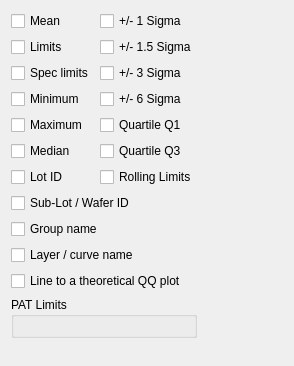
             <widget class="QWidget" name="tabMarkers">
              <attribute name="title">
               <string>Markers</string>
              </attribute>
              <layout class="QHBoxLayout" name="horizontalLayout_5">
               <item>
                <layout class="QVBoxLayout" name="verticalLayout_2">
                 <item>
                  <layout class="QGridLayout" name="gridLayout_17">
                   <item row="0" column="0">
                    <widget class="QCheckBox" name="checkBoxMean">
                     <property name="sizePolicy">
                      <sizepolicy hsizetype="Minimum" vsizetype="Preferred">
                       <horstretch>0</horstretch>
                       <verstretch>0</verstretch>
                      </sizepolicy>
                     </property>
                     <property name="minimumSize">
                      <size>
                       <width>60</width>
                       <height>18</height>
                      </size>
                     </property>
                     <property name="toolTip">
                      <string>Display/Hide Mean</string>
                     </property>
                     <property name="text">
                      <string>Mean</string>
                     </property>
                    </widget>
                   </item>
                   <item row="0" column="1">
                    <widget class="QCheckBox" name="checkBox1Sigma">
                     <property name="sizePolicy">
                      <sizepolicy hsizetype="Minimum" vsizetype="Preferred">
                       <horstretch>0</horstretch>
                       <verstretch>0</verstretch>
                      </sizepolicy>
                     </property>
                     <property name="minimumSize">
                      <size>
                       <width>60</width>
                       <height>18</height>
                      </size>
                     </property>
                     <property name="toolTip">
                      <string>Display/Hide 2 sigma space (centered on mean)</string>
                     </property>
                     <property name="text">
                      <string>+/- 1 Sigma</string>
                     </property>
                    </widget>
                   </item>
                   <item row="1" column="0">
                    <widget class="QCheckBox" name="checkBoxLimits">
                     <property name="sizePolicy">
                      <sizepolicy hsizetype="Minimum" vsizetype="Preferred">
                       <horstretch>0</horstretch>
                       <verstretch>0</verstretch>
                      </sizepolicy>
                     </property>
                     <property name="minimumSize">
                      <size>
                       <width>60</width>
                       <height>18</height>
                      </size>
                     </property>
                     <property name="toolTip">
                      <string>Display/Hide Test limits (if exist)</string>
                     </property>
                     <property name="text">
                      <string>Limits</string>
                     </property>
                    </widget>
                   </item>
                   <item row="1" column="1">
                    <widget class="QCheckBox" name="checkBox15Sigma">
                     <property name="sizePolicy">
                      <sizepolicy hsizetype="Minimum" vsizetype="Preferred">
                       <horstretch>0</horstretch>
                       <verstretch>0</verstretch>
                      </sizepolicy>
                     </property>
                     <property name="minimumSize">
                      <size>
                       <width>60</width>
                       <height>18</height>
                      </size>
                     </property>
                     <property name="toolTip">
                      <string>Display/Hide 3 sigma space (centered on mean)</string>
                     </property>
                     <property name="text">
                      <string>+/- 1.5 Sigma</string>
                     </property>
                    </widget>
                   </item>
                   <item row="2" column="0">
                    <widget class="QCheckBox" name="checkBoxSpecLimits">
                     <property name="sizePolicy">
                      <sizepolicy hsizetype="Minimum" vsizetype="Preferred">
                       <horstretch>0</horstretch>
                       <verstretch>0</verstretch>
                      </sizepolicy>
                     </property>
                     <property name="minimumSize">
                      <size>
                       <width>60</width>
                       <height>18</height>
                      </size>
                     </property>
                     <property name="toolTip">
                      <string>Display/Hide Test spec limits (if exist)</string>
                     </property>
                     <property name="text">
                      <string>Spec limits</string>
                     </property>
                    </widget>
                   </item>
                   <item row="2" column="1">
                    <widget class="QCheckBox" name="checkBox3Sigma">
                     <property name="sizePolicy">
                      <sizepolicy hsizetype="Minimum" vsizetype="Preferred">
                       <horstretch>0</horstretch>
                       <verstretch>0</verstretch>
                      </sizepolicy>
                     </property>
                     <property name="minimumSize">
                      <size>
                       <width>60</width>
                       <height>18</height>
                      </size>
                     </property>
                     <property name="toolTip">
                      <string>Display/Hide 6 sigma space (centered on mean)</string>
                     </property>
                     <property name="text">
                      <string>+/- 3 Sigma</string>
                     </property>
                    </widget>
                   </item>
                   <item row="3" column="0">
                    <widget class="QCheckBox" name="checkBoxMinimum">
                     <property name="sizePolicy">
                      <sizepolicy hsizetype="Minimum" vsizetype="Preferred">
                       <horstretch>0</horstretch>
                       <verstretch>0</verstretch>
                      </sizepolicy>
                     </property>
                     <property name="minimumSize">
                      <size>
                       <width>60</width>
                       <height>18</height>
                      </size>
                     </property>
                     <property name="toolTip">
                      <string>Display/Hide Minimum data value</string>
                     </property>
                     <property name="text">
                      <string>Minimum</string>
                     </property>
                    </widget>
                   </item>
                   <item row="3" column="1">
                    <widget class="QCheckBox" name="checkBox6Sigma">
                     <property name="sizePolicy">
                      <sizepolicy hsizetype="Minimum" vsizetype="Preferred">
                       <horstretch>0</horstretch>
                       <verstretch>0</verstretch>
                      </sizepolicy>
                     </property>
                     <property name="minimumSize">
                      <size>
                       <width>60</width>
                       <height>18</height>
                      </size>
                     </property>
                     <property name="toolTip">
                      <string>Display/Hide 12 sigma space (centered on mean)</string>
                     </property>
                     <property name="text">
                      <string>+/- 6 Sigma</string>
                     </property>
                    </widget>
                   </item>
                   <item row="4" column="0">
                    <widget class="QCheckBox" name="checkBoxMaximum">
                     <property name="sizePolicy">
                      <sizepolicy hsizetype="Minimum" vsizetype="Preferred">
                       <horstretch>0</horstretch>
                       <verstretch>0</verstretch>
                      </sizepolicy>
                     </property>
                     <property name="minimumSize">
                      <size>
                       <width>60</width>
                       <height>18</height>
                      </size>
                     </property>
                     <property name="toolTip">
                      <string>Display/Hide Maximum data value</string>
                     </property>
                     <property name="text">
                      <string>Maximum</string>
                     </property>
                    </widget>
                   </item>
                   <item row="4" column="1">
                    <widget class="QCheckBox" name="checkBoxQuartileQ1">
                     <property name="sizePolicy">
                      <sizepolicy hsizetype="Minimum" vsizetype="Preferred">
                       <horstretch>0</horstretch>
                       <verstretch>0</verstretch>
                      </sizepolicy>
                     </property>
                     <property name="minimumSize">
                      <size>
                       <width>60</width>
                       <height>18</height>
                      </size>
                     </property>
                     <property name="toolTip">
                      <string>Display/Hide 12 sigma space (centered on mean)</string>
                     </property>
                     <property name="text">
                      <string>Quartile Q1</string>
                     </property>
                    </widget>
                   </item>
                   <item row="5" column="0">
                    <widget class="QCheckBox" name="checkBoxMedian">
                     <property name="sizePolicy">
                      <sizepolicy hsizetype="Minimum" vsizetype="Preferred">
                       <horstretch>0</horstretch>
                       <verstretch>0</verstretch>
                      </sizepolicy>
                     </property>
                     <property name="minimumSize">
                      <size>
                       <width>60</width>
                       <height>18</height>
                      </size>
                     </property>
                     <property name="toolTip">
                      <string>Display/Hide Median</string>
                     </property>
                     <property name="text">
                      <string>Median</string>
                     </property>
                    </widget>
                   </item>
                   <item row="5" column="1">
                    <widget class="QCheckBox" name="checkBoxQuartileQ3">
                     <property name="sizePolicy">
                      <sizepolicy hsizetype="Minimum" vsizetype="Preferred">
                       <horstretch>0</horstretch>
                       <verstretch>0</verstretch>
                      </sizepolicy>
                     </property>
                     <property name="minimumSize">
                      <size>
                       <width>60</width>
                       <height>18</height>
                      </size>
                     </property>
                     <property name="toolTip">
                      <string>Display/Hide 12 sigma space (centered on mean)</string>
                     </property>
                     <property name="text">
                      <string>Quartile Q3</string>
                     </property>
                    </widget>
                   </item>
                   <item row="6" column="0">
                    <widget class="QCheckBox" name="checkBoxLotID">
                     <property name="sizePolicy">
                      <sizepolicy hsizetype="Minimum" vsizetype="Preferred">
                       <horstretch>0</horstretch>
                       <verstretch>0</verstretch>
                      </sizepolicy>
                     </property>
                     <property name="minimumSize">
                      <size>
                       <width>60</width>
                       <height>18</height>
                      </size>
                     </property>
                     <property name="toolTip">
                      <string>Display/Hide lotID (trend chart only)</string>
                     </property>
                     <property name="text">
                      <string>Lot ID</string>
                     </property>
                    </widget>
                   </item>
                   <item row="6" column="1">
                    <widget class="QCheckBox" name="checkBoxSubsetLimits">
                     <property name="text">
                      <string>Rolling Limits</string>
                     </property>
                    </widget>
                   </item>
                   <item row="7" column="0" colspan="2">
                    <widget class="QCheckBox" name="checkBoxSubLotID">
                     <property name="sizePolicy">
                      <sizepolicy hsizetype="Minimum" vsizetype="Preferred">
                       <horstretch>0</horstretch>
                       <verstretch>0</verstretch>
                      </sizepolicy>
                     </property>
                     <property name="minimumSize">
                      <size>
                       <width>60</width>
                       <height>18</height>
                      </size>
                     </property>
                     <property name="toolTip">
                      <string>Display/Hide SublotID or WaferID  (trend chart only)</string>
                     </property>
                     <property name="text">
                      <string>Sub-Lot / Wafer ID</string>
                     </property>
                    </widget>
                   </item>
                   <item row="8" column="0" colspan="2">
                    <widget class="QCheckBox" name="checkBoxGroupName">
                     <property name="sizePolicy">
                      <sizepolicy hsizetype="Minimum" vsizetype="Preferred">
                       <horstretch>0</horstretch>
                       <verstretch>0</verstretch>
                      </sizepolicy>
                     </property>
                     <property name="minimumSize">
                      <size>
                       <width>60</width>
                       <height>18</height>
                      </size>
                     </property>
                     <property name="toolTip">
                      <string>&lt;!DOCTYPE HTML PUBLIC &quot;-//W3C//DTD HTML 4.0//EN&quot; &quot;http://www.w3.org/TR/REC-html40/strict.dtd&quot;&gt;
&lt;html&gt;&lt;head&gt;&lt;meta name=&quot;qrichtext&quot; content=&quot;1&quot; /&gt;&lt;style type=&quot;text/css&quot;&gt;
p, li { white-space: pre-wrap; }
&lt;/style&gt;&lt;/head&gt;&lt;body style=&quot; font-family:'MS Shell Dlg 2'; font-size:7.8pt; font-weight:400; font-style:normal;&quot;&gt;
&lt;p style=&quot; margin-top:0px; margin-bottom:0px; margin-left:0px; margin-right:0px; -qt-block-indent:0; text-indent:0px; font-size:8pt;&quot;&gt;Group/Dataset name  (trend chart only)&lt;/p&gt;&lt;/body&gt;&lt;/html&gt;</string>
                     </property>
                     <property name="text">
                      <string>Group name</string>
                     </property>
                    </widget>
                   </item>
                   <item row="9" column="0" colspan="2">
                    <widget class="QCheckBox" name="checkBoxLayerName">
                     <property name="sizePolicy">
                      <sizepolicy hsizetype="Minimum" vsizetype="Preferred">
                       <horstretch>0</horstretch>
                       <verstretch>0</verstretch>
                      </sizepolicy>
                     </property>
                     <property name="minimumSize">
                      <size>
                       <width>60</width>
                       <height>18</height>
                      </size>
                     </property>
                     <property name="toolTip">
                      <string>Overlay layer's name on chart</string>
                     </property>
                     <property name="text">
                      <string>Layer / curve name</string>
                     </property>
                    </widget>
                   </item>
                   <item row="10" column="0" colspan="2">
                    <widget class="QCheckBox" name="checkBoxQQLine">
                     <property name="sizePolicy">
                      <sizepolicy hsizetype="Minimum" vsizetype="Preferred">
                       <horstretch>0</horstretch>
                       <verstretch>0</verstretch>
                      </sizepolicy>
                     </property>
                     <property name="minimumSize">
                      <size>
                       <width>60</width>
                       <height>18</height>
                      </size>
                     </property>
                     <property name="toolTip">
                      <string>Line to a “theoretical”, by default normal, quantile-quantile plot</string>
                     </property>
                     <property name="text">
                      <string>Line to a theoretical QQ plot</string>
                     </property>
                    </widget>
                   </item>
                  </layout>
                 </item>
                 <item>
                  <widget class="QGroupBox" name="m_poPATLimitGroupBox">
                   <property name="title">
                    <string>PAT Limits</string>
                   </property>
                   <layout class="QGridLayout" name="gridLayout_26">
                    <item row="0" column="0">
                     <layout class="QGridLayout" name="m_poPATLimitGridLayout"/>
                    </item>
                   </layout>
                  </widget>
                 </item>
                 <item>
                  <spacer name="verticalSpacer_4">
                   <property name="orientation">
                    <enum>Qt::Vertical</enum>
                   </property>
                   <property name="sizeHint" stdset="0">
                    <size>
                     <width>20</width>
                     <height>17</height>
                    </size>
                   </property>
                  </spacer>
                 </item>
                </layout>
               </item>
               <item>
                <spacer name="horizontalSpacer_19">
                 <property name="orientation">
                  <enum>Qt::Horizontal</enum>
                 </property>
                 <property name="sizeHint" stdset="0">
                  <size>
                   <width>86</width>
                   <height>20</height>
                  </size>
                 </property>
                </spacer>
               </item>
              </layout>
             </widget>
